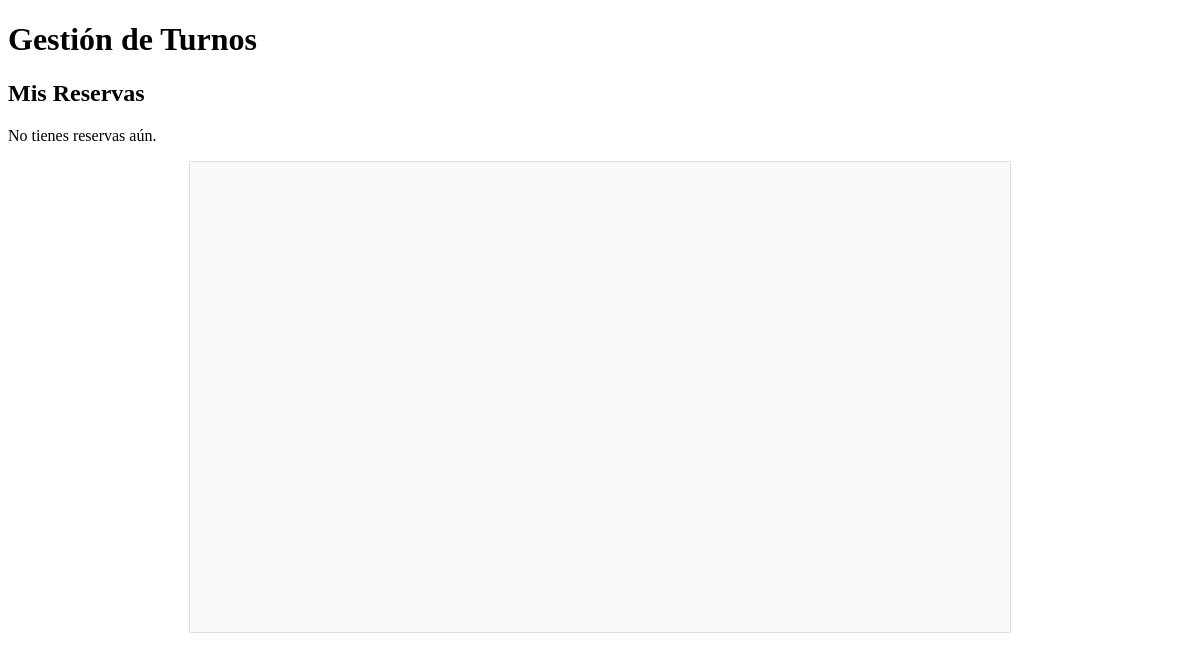
The app's page /reservas/mis-reservas/ (signed in), older data.
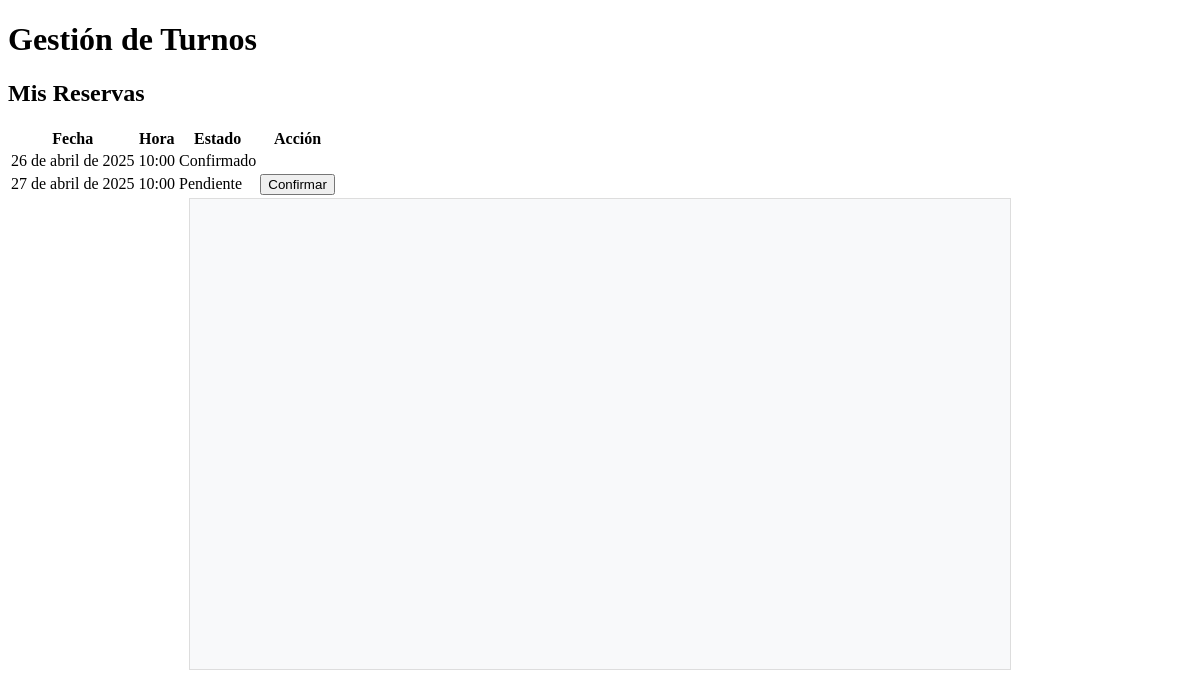
The same page, newer data.
### reservations/models.py (models this page shows, shortened)
class Reservation(models.Model):
    user = models.ForeignKey(User, on_delete=models.CASCADE)
    date = models.DateField()
    time = models.TimeField()
    is_confirmed = models.BooleanField(default=False)

### reservations/views.py (the view)
# urls.py: path("mis-reservas/", reservations_list, name="reservations_list"),
@login_required
def reservations_list(request):
    print("Usuario autenticado:", request.user)
    reservas = Reservation.objects.filter(user=request.user).order_by("date", "time")
    return render(request, "reservations/list.html", {"reservas": reservas})

### reservations/templates/reservations/list.html (shortened to what this page needs)
{% extends "base.html" %}
{% block content %}
<h2>Mis Reservas</h2>
{% if reservas %}
    <table>
        <thead>
            <tr>
                <th>Fecha</th>
                <th>Hora</th>
                <th>Estado</th>
                <th>Acción</th>
            </tr>
        </thead>
        <tbody>
            {% for reserva in reservas %}
            <tr>
                <td>{{ reserva.date }}</td>
                <td>{{ reserva.time }}</td>
                <td>{% if reserva.is_confirmed %} Confirmado {% else %} Pendiente {% endif %}</td>
                <td>
                    {% if not reserva.is_confirmed %}
                        <form action="/reservas/confirmar/{{ reserva.id }}/" method="POST">
                            <button type="submit">Confirmar</button>
                        </form>
                    {% endif %}
                </td>
            </tr>
            {% endfor %}
        </tbody>
    </table>
{% else %}
    <p>No tienes reservas aún.</p>
{% endif %}
<div id="calendar-container">
    <div id="calendar"></div>
</div>
{% endblock %}

Row changes from the older to the newer data that the page shows:
added Reservation: date "26 de abril de 2025", time "10:00", is_confirmed "Confirmado"
added Reservation: date "27 de abril de 2025", time "10:00", is_confirmed "Pendiente"
Text that changed along with them:
text no longer shown: "No tienes reservas aún."
text now shown: "Fecha Hora Estado Acción"
